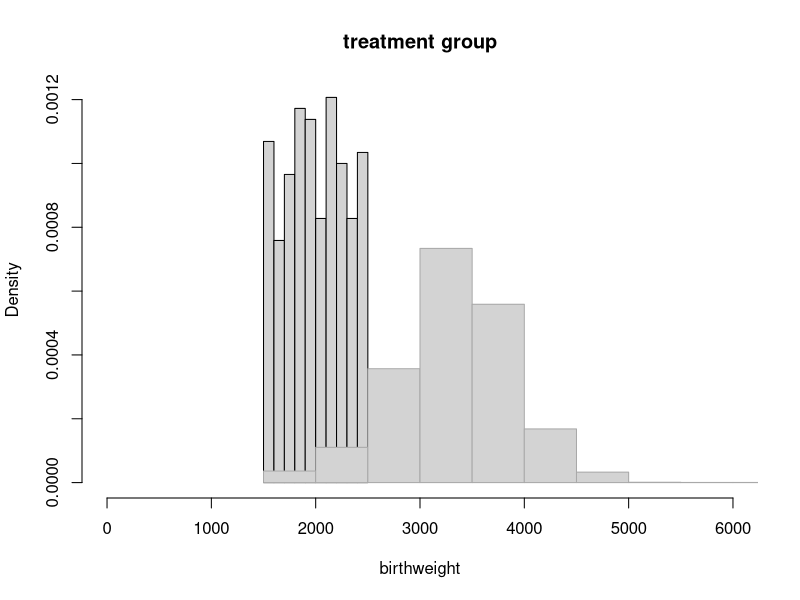
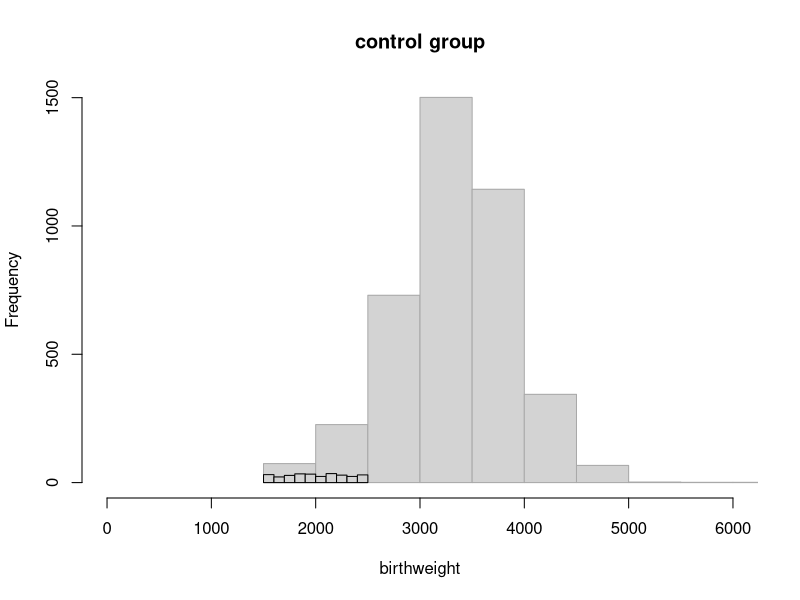
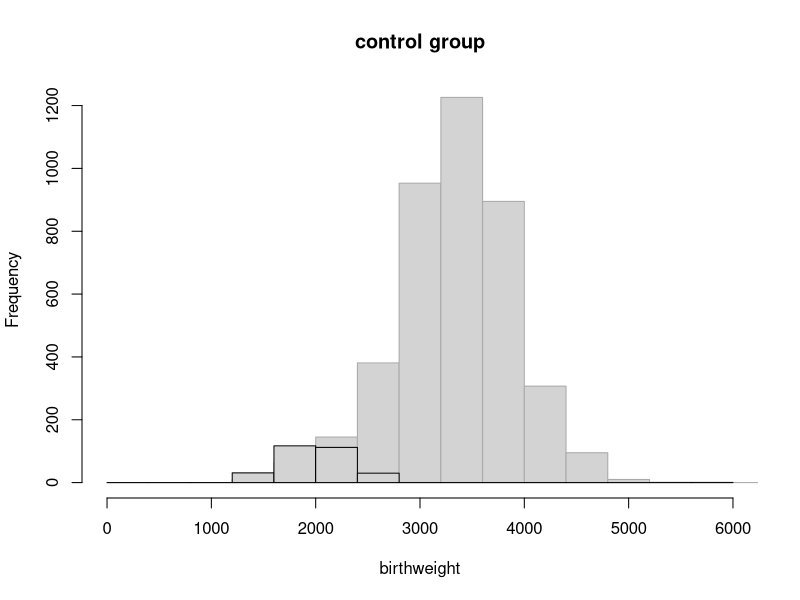
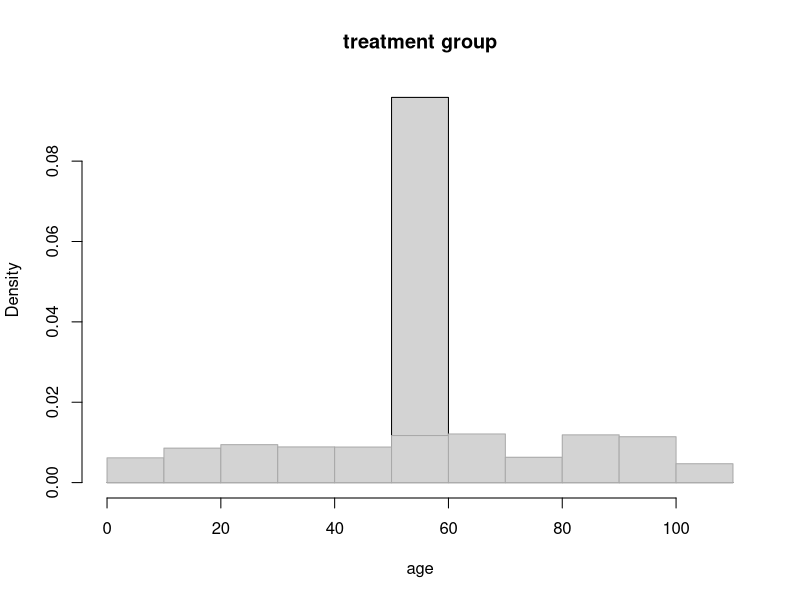
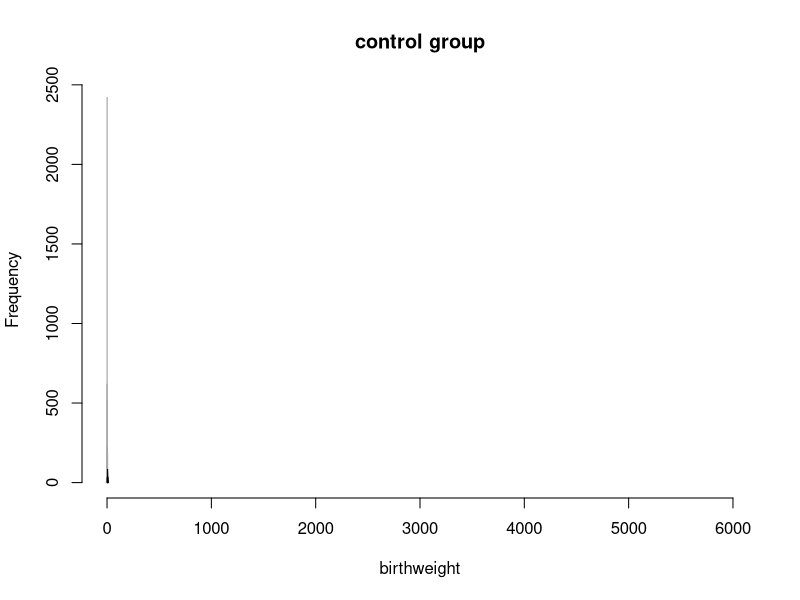
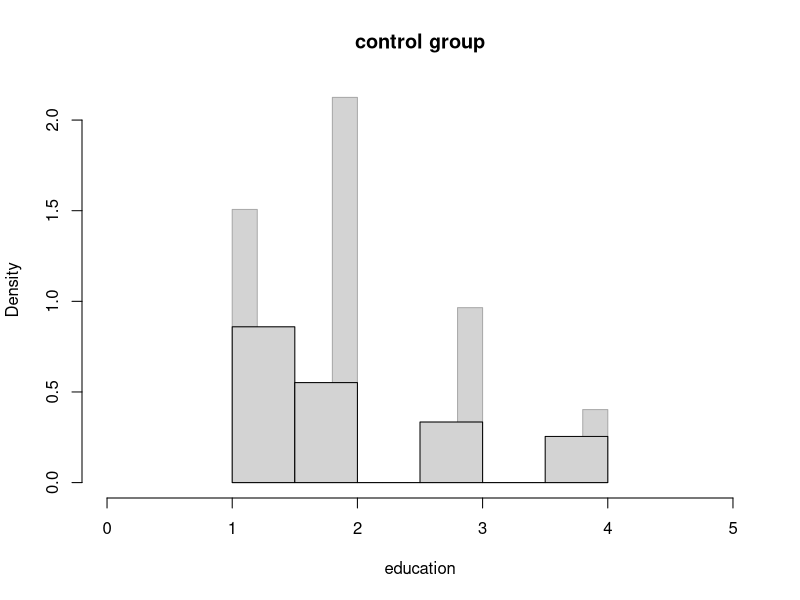
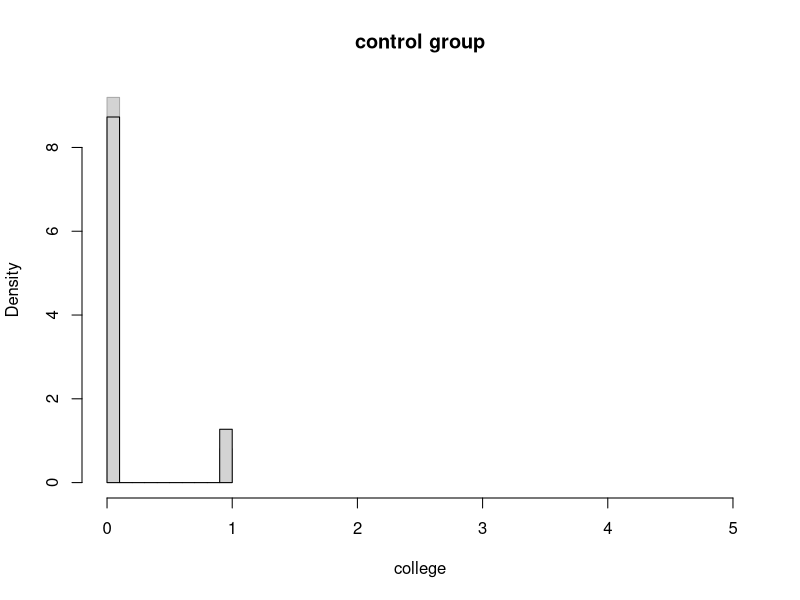
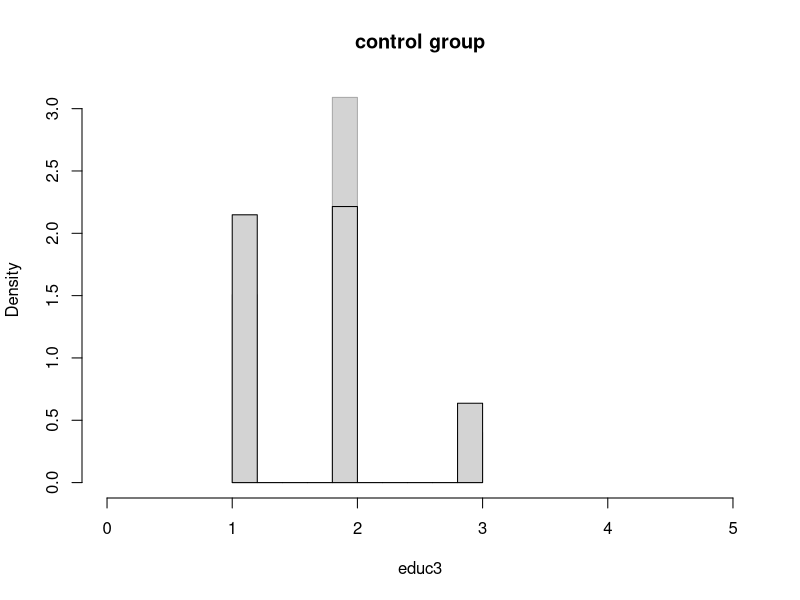

Write the R code that produced these figures, in order. (Note: this script raises an error after producing the figures.)
## ---- chunk 1
knitr::opts_chunk$set(echo=TRUE)
knitr::opts_chunk$set(include=TRUE)
knitr::opts_chunk$set(message=TRUE)
knitr::opts_chunk$set(warning=TRUE)
knitr::opts_chunk$set(tidy.opts=list(width.cutoff=80), tidy=TRUE)
knitr::opts_knit$set(root.dir='..')
## ---- chunk 2
library(arm)
library(knitr)
## ---- chunk 3
cc <- read.table("data/ihdp.nlsy.imp1.txt",header=T,sep="\t")
cc$treat <- cc$treat-1

cc$ethnic = cc$hispanic
cc$ethnic[cc$black==1]=2
cc$ethnic[cc$white==1]=3

cc$educ = cc$lths
cc$educ[cc$hs==1]=2
cc$educ[cc$ltcoll==1]=3
cc$educ[cc$college==1]=4
cc$educ3=cc$educ
cc$educ3[cc$educ>2]=cc$educ3[cc$educ>2]-1

cc$bwg=(cc$bw>2000)*1

cc$state=cc$st5
cc$state[cc$st9==1]=2
cc$state[cc$st12==1]=3
cc$state[cc$st25==1]=4
cc$state[cc$st36==1]=5
cc$state[cc$st42==1]=6
cc$state[cc$st48==1]=7
cc$state[cc$st53==1]=8

cc$state2=cc$state
cc$state2[cc$st5==1]=0

cc$state3=cc$state
cc$state3[cc$st53==1]=0

cc2 <- cc[cc$bw>1500,]

cc2$neg.bw = 2500 - cc2$bw
cc2$no.prenatal = 1-cc2$prenatal
cc2$b.unmarr = 1-cc2$b.marr

covs <- c("hispanic","black","white","b.marr","lths","hs","ltcoll","college","work.dur","prenatal","momage","sex","first","preterm","age","dayskidh","bw")
covs.st <- c("hispanic","black","white","b.marr","lths","hs","ltcoll","college","work.dur","prenatal","momage","sex","first","age","preterm","dayskidh","bw","unemp.rt","st5","st9","st12","st25","st36","st42","st48","st53")

covs.nba <- c("hispanic","black","white","b.marr","lths","hs","ltcoll","college",
             "work.dur","prenatal","momage","sex","first","age")
covs.ba <- c("dayskidh","bw","preterm")

cc2$bwT = (cc2$bw-1500)^2
#cc2$bwT = (cc2$neg.bw+5100)^2
cc2$dayskidT = log(cc2$dayskidh+1)
cc2$pretermT = (cc2$preterm+8)^2
cc2$momageT = (cc2$momage^2)

############################################
## make a dataset to investigate bias amplification
data.ba = cc2[,c("ppvtr.36", "treat", covs.ba,covs.nba)]
lm(data.ba)

data.nba = cc2[,c("ppvtr.36", "treat",covs.nba)]
lm(data.nba)
## ---- chunk 4
hist(cc2$bw[cc2$treat==1], xlim=c(0,6000), main="treatment group", xlab="birthweight", freq=F)
hist(cc2$bw[cc2$treat==0], xlim=c(0,6000), main="control group", xlab="birthweight", freq=F, add=T, border="darkgrey")

hist(cc2$bw[cc2$treat==0], xlim=c(0,6000), main="control group", xlab="birthweight", border="darkgrey")
hist(cc2$bw[cc2$treat==1], xlim=c(0,6000), main="treatment group", xlab="birthweight", add=T)

# breaks the same across groups
hist(cc2$bw[cc2$treat==0], xlim=c(0,6000), main="control group", xlab="birthweight", border="darkgrey", breaks=seq(0,8000,400))
hist(cc2$bw[cc2$treat==1], xlim=c(0,6000), main="treatment group", xlab="birthweight", add=T, breaks=seq(0,6000,400))

hist(cc2$age[cc2$treat==1], xlim=c(0,110), main="treatment group", xlab="age", breaks=seq(0,110,10), freq=F)
hist(cc2$age[cc2$treat==0], xlim=c(0,110), main="control group", xlab="age", border="darkgrey", add=T, breaks=seq(0,110,10), freq=F)

## now preterm
hist(cc2$preterm[cc2$treat==0], xlim=c(0,6000), main="control group",xlab="birthweight", border="darkgrey")
hist(cc2$preterm[cc2$treat==1], xlim=c(0,6000), main="treatment group",xlab="birthweight", add=T)

## now educ
hist(cc$educ[cc$treat==0], xlim=c(0,5), main="control group", xlab="education", border="darkgrey", freq=F)
hist(cc$educ[cc$treat==1], xlim=c(0,5), main="treatment group", xlab="education", add=T, freq=F)

hist(cc$college[cc$treat==0], xlim=c(0,5), main="control group", xlab="college", border="darkgrey", freq=F)
hist(cc$college[cc$treat==1], xlim=c(0,5), main="treatment group", xlab="college", add=T, freq=F)

hist(cc$educ3[cc$treat==0], xlim=c(0,5), main="control group", xlab="educ3", border="darkgrey", freq=F)
hist(cc$educ3[cc$treat==1], xlim=c(0,5), main="treatment group",  xlab="educ3", add=T, freq=F)
## ---- chunk 5
## plots actually used to illustrate distinctions between overlap and balance
# now age
plot(x=seq(0,5,.1), y=seq(0,1800,(1800/50)), bty="n", xaxt="n", yaxt="n", mgp=c(2,.5,0), xlab="mother's education", ylab="frequency", type="n", main="")
axis(1, 1:4)
axis(2, c(0,1000,2000))
hist(cc2$educ[cc$treat==0], xlim=c(0,5), main="", border="darkgrey", breaks=c(.5,1.5,2.5,3.5,4.5), add=T)
hist(cc2$educ[cc$treat==1], xlim=c(0,5), xlab="education", breaks=c(.5,1.5,2.5,3.5,4.5), add=T)

hist(cc2$age[cc2$treat==0], xlim=c(0,110), main="", xlab="age of child (months)", border="darkgrey", breaks=seq(0,110,10), mgp=c(2,.5,0))
hist(cc2$age[cc2$treat==1], xlim=c(0,110), xlab="", breaks=seq(0,110,10), add=T)
## ---- chunk 6
#covs <- c("hispanic","black","white","b.marr","lths","hs","ltcoll","college","work.dur","prenatal","momage","sex","first","preterm","age","dayskidh","bw","unemp.rt","st5","st9","st12","st25","st36","st42","st48","st53")
covs2 <- c("neg.bw","preterm","dayskidh","sex","first","age","black","hispanic","white","b.unmarr","lths","hs","ltcoll","college","work.dur","no.prenatal","momage") 
cov.nms <- c("negative birth weight","weeks preterm","days in hospital","male","first born","age","black","Hispanic","white","unmarried at birth","less than high school","high school graduate","some college","college graduate","worked during pregnancy","had no prenatal care","age at birth")

diff.means=matrix(0, length(covs2), 6)
for (i in 1:length(covs2)) {
	diff.means[i,1:2] <- c(
		mean(cc2[cc2$treat==1, covs2[i]]),
		mean(cc2[cc2$treat==0, covs2[i]])
		)
	diff.means[i,3] <- diff.means[i,1] - diff.means[i,2]
	diff.means[i,5] <- sqrt(var(cc2[cc2$treat==1, covs2[i]]) / sum(cc2$treat==1) + var(cc2[cc2$treat==0, covs2[i]]) / sum(cc2$treat==0))
	diff.means[i,6] <- sqrt((var(cc2[cc2$treat==1, covs2[i]]) + var(cc2[cc2$treat==0, covs2[i]])) / 2)
	diff.means[i,4] <- diff.means[i,3] / diff.means[i,6]
}
dimnames(diff.means) <- list(covs2, c("treat", "control", "diff", "diff.std", "se", "sd"))
round(diff.means, 2)
## ---- chunk 7
#need to jitter things a little

# birthweight
tmp <- lm(ppvtr.36~bw+treat, data=cc2)$coef
#plot(cc2$bw, cc2$ppvtr.36, xlab="birth weight", ylab="test score at age 3", cex=.8, mgp=c(2,.5,0), main="",type="n",xlim=c(1500,5000))
plot(cc2$bw, cc2$ppvtr.36, xlab="birth weight", ylab="test score at age 3", mgp=c(2,.5,0), main="", type="n", xlim=c(1500,5000), cex.axis=.75, cex.lab=.8, lab=c(3,5,7), xaxt="n")
axis(side=1, at=c(2000,3000,4000,5000), cex.axis=.75)
points(cc2$bw[cc2$treat==0] + runif(sum(cc2$treat==0), -.5,5), cc2$ppvtr.36[cc2$treat==0], col="darkgrey", pch=20, cex=.3)
points(cc2$bw[cc2$treat==1] + runif(sum(cc2$treat==1), -.5,5), cc2$ppvtr.36[cc2$treat==1], pch=20, cex=.3)
#curve(tmp[1]+tmp[2]*x,add=T,col="darkgrey",cex=2)
curve(tmp[1]+tmp[2]*x, add=T, lty=2)
curve(tmp[1]+tmp[3]+tmp[2]*x, add=T)
## ---- chunk 8
## also tried ineeds, age, momage (shows treats with no comps), momed (excellent
##overlap)

# income to needs
tmp <- lm(ppvtr.36~age+treat,data=cc2)$coef
plot(cc2$age, cc2$ppvtr.36, xlab="age of child (months) in year 2000", ylab="test scores at age 3", cex=.8, mgp=c(2,.5,0), main="data and estimated regression line", type="n")
points(cc2$age[cc2$treat==1], cc2$ppvtr.36[cc2$treat==1], pch=20, cex=.8)
points(cc2$age[cc2$treat==0], cc2$ppvtr.36[cc2$treat==0], cex=.8, pch=20, col="gray")
curve(tmp[1]+tmp[2]*x, add=T)
curve(tmp[1]+tmp[3]+tmp[2]*x, add=T)
## ---- chunk 9
tes.ns=matrix(0,4,4)
tes.ns[1,] <-  c(
	mean(cc2$ppvtr.36[cc2$treat==1 & cc2$lths==1]) - mean(cc2$ppvtr.36[cc2$treat==0 & cc2$lths==1]),
	sum(cc2$treat==1 & cc2$lths==1),
	sum(cc2$lths==1),
	var(cc2$ppvtr.36[cc2$treat==1 & cc2$lths==1]) / sum(cc2$treat==1 & cc2$lths==1) + var(cc2$ppvtr.36[cc2$treat==0 & cc2$lths==1]) / sum(cc2$treat==0 & cc2$lths==1)
	)
tes.ns[2,] <- c(
	mean(cc2$ppvtr.36[cc2$treat==1 & cc2$hs==1]) - mean(cc2$ppvtr.36[cc2$treat==0 & cc2$hs==1]),
	sum(cc2$treat==1 & cc2$hs==1),
	sum(cc2$hs==1),
	var(cc2$ppvtr.36[cc2$treat==1 & cc2$hs==1]) / sum(cc2$treat==1 & cc2$hs==1) + var(cc2$ppvtr.36[cc2$treat==0 & cc2$hs==1]) / sum(cc2$treat==0 & cc2$hs==1)
	)
tes.ns[3,] <- c(
	mean(cc2$ppvtr.36[cc2$treat==1 & cc2$ltcoll==1]) - mean(cc2$ppvtr.36[cc2$treat==0 & cc2$ltcoll==1]),
	sum(cc2$treat==1 & cc2$ltcoll==1),
	sum(cc2$ltcoll==1),
	var(cc2$ppvtr.36[cc2$treat==1 & cc2$ltcoll==1]) / sum(cc2$treat==1 & cc2$ltcoll==1) + var(cc2$ppvtr.36[cc2$treat==0 & cc2$ltcoll==1]) / sum(cc2$treat==0 & cc2$ltcoll==1)
	)
tes.ns[4,] <- c(
	mean(cc2$ppvtr.36[cc2$treat==1 & cc2$college==1]) - mean(cc2$ppvtr.36[cc2$treat==0 & cc2$college==1]),
	sum(cc2$treat==1 & cc2$college==1),
	sum(cc2$college==1),
	var(cc2$ppvtr.36[cc2$treat==1 & cc2$college==1]) / sum(cc2$treat==1 & cc2$college==1) + var(cc2$ppvtr.36[cc2$treat==0 & cc2$college==1]) / sum(cc2$treat==0 & cc2$college==1)
    )

temp <- tes.ns
rownames(temp) <- c('lths', 'hs', 'ltcoll', 'college')
# calc se from var
temp[,4] <- sqrt(tes.ns[,4])
kable(temp, digits=2, col.names=c('trt_eff', 'n_trt', 'n_ctrl', 'se'))
## ---- chunk 10
## now overall te.s and vars
c(tes.ns[,1]) %*% tes.ns[,2] / sum(tes.ns[,2])
# 7.03

c(tes.ns[,1]) %*% tes.ns[,3] / sum(tes.ns[,3])
# 6.46

sqrt((c(tes.ns[,2]^2) %*% (tes.ns[,4])) / (sum(tes.ns[,2])^2))
# .90

#num=(126^2)*(1.34^2) + (82^2)*(1.82^2) + (48^2)*(2.31^2) + (34^2)*(2.14^2)
num=(126^2)*(1.80) + (82^2)*(3.31) + (48^2)*(5.33) + (34^2)*(4.58)
denom= (126+82+48+34)^2

sqrt(num/denom)

reg.strat <- lm(ppvtr.36 ~ treat + as.factor(educ), data=cc2)
# 6.99
## ---- chunk 11
### by birthweight group
tes.ns2=matrix(0,2,3)
tes.ns2[1,] <- c(
	mean(cc2$ppvtr.36[cc2$treat==1 & cc2$bwg==1]) - mean(cc2$ppvtr.36[cc2$treat==0 & cc2$bwg==1]),
	sum(cc2$treat==1 & cc2$bwg==1),
	sum(cc2$bwg==1)
	)
tes.ns2[2,] <- c(
	mean(cc2$ppvtr.36[cc2$treat==1 & cc2$bwg==0]) - mean(cc2$ppvtr.36[cc2$treat==0 & cc2$bwg==0]),
	sum(cc2$treat==1 & cc2$bwg==0),
	sum(cc2$bwg==0)
	)

round(tes.ns2, 2)

#          [,1] [,2] [,3]
# [1,]  7.63621  142 4159
# [2,] 10.39012  235  352

c(tes.ns2[,1]) %*% tes.ns2[,2] / sum(tes.ns2[,2])
# 9.28

c(tes.ns2[,1]) %*% tes.ns2[,3] / sum(tes.ns2[,3])
# 7.8
## ---- chunk 12
covs <- c("bw","bwg","hispanic","black","white","b.marr","lths","hs","ltcoll","college","work.dur","prenatal","momage","sex","first","preterm","age","dayskidh" )

# spec from text
ps.fit.1 <- glm (treat ~ as.factor(educ) + as.factor(ethnic) +
                b.marr + work.dur + prenatal + momage + sex +
                first + preterm + age + dayskidh + bw + unemp.rt,
                data=cc2, family=binomial(link="logit"))
ps.fit.1 <- glm (treat ~ bwg + as.factor(educ) + bwg:as.factor(educ) + as.factor(ethnic) +
                b.marr + as.factor(ethnic):b.marr + work.dur + prenatal + preterm + age +
                momage + sex + first,
                data=cc2, family=binomial(link="logit"))
pscores1 <- ps.fit.1$linear
# matching w/o replacemennt
matches1 <- matching(z=cc2$treat, score=pscores1)
matched1 <- cc2[matches1$matched,]
ps1.mat <- pscores1[matches1$matched]

sum(pscores1[cc2$treat==1] > max(pscores1[cc2$treat==0]))

reg.st.ps <- lm(ppvtr.36 ~ treat + hispanic + black + b.marr + lths + hs + ltcoll + 
                  work.dur + prenatal + momage + sex + first + preterm + age + dayskidh + 
                  bw + unemp.rt + st5 + st9 + st12 + st25 + st36 + st42 + st48 + st53,
                  data=matched2)
round(summary(reg.st.ps)$coef[2,], digits=2)
# 10.3 (2.26)
########

diff.means.matched1=matrix(0, length(covs2), 6)
for (i in 1:length(covs2)) {
  diff.means.matched1[i,1:2] <- c(
    mean(matched1[matched1$treat==1,covs2[i]]),
    mean(matched1[matched1$treat==0,covs2[i]])
    )
  diff.means.matched1[i,3] <- diff.means.matched1[i,1] - diff.means.matched1[i,2]
  # note in next we still divide it by the standard deviation from full dataset
  diff.means.matched1[i,5] <- sqrt(var(matched1[matched1$treat==1, covs2[i]]) / sum(cc2$treat==1) + var(cc2[cc2$treat==0, covs2[i]]) / sum(cc2$treat==0))
  diff.means.matched1[i,6] <- sqrt((var(cc2[cc2$treat==1,covs2[i]]) + var(cc2[cc2$treat==0,covs2[i]])) / 2)
  diff.means.matched1[i,4] <- diff.means.matched1[i,3] / diff.means.matched1[i,6]
}
dimnames(diff.means.matched1) <- list(covs2,c("treat","control","diff","diff.std","se","sd"))
round(diff.means.matched1, 2)

covs2C <- c("neg.bw","preterm","dayskidh","age","momage") 

ratio.sds1=matrix(0, length(covs2C), 2)
for (i in 1:length(covs2C)) {
  ratio.sds1[i,1] <- c(
    sd(cc2[cc2$treat==1,covs2C[i]]) / sd(cc2[cc2$treat==0,
        covs2C[i]])
    )
  ratio.sds1[i,2] <- c(
    sd(matched1[matched1$treat==1,covs2C[i]]) / sd(matched1[matched1$treat==0,
        covs2C[i]])
    )
}
dimnames(ratio.sds1) <- list(covs2C, c("unmatched ratio","matched ratio"))
round(ratio.sds1, 2)


# but we won't use this in the paper -- will use the version in which the pscores
# also had the state indicators
reg.ps <- lm (ppvtr.36 ~ treat + hispanic + black + b.marr + lths + hs + ltcoll +
                work.dur + prenatal + momage + sex + first + preterm + age + dayskidh + bw,
                data=matched1)
round(summary(reg.ps)$coef[2,], digits=2)
# 10.3 (2.26)
########

name=cov.nms
est=diff.means[,3]
sd=diff.means[,6]
est2=diff.means.matched1[,3]
sd2=diff.means.matched1[,6]

J <- 20
#  data.locations = c(1.8,2.8,3.8,4.8,5.8,6.8,9:19)
data.locations = c(1.8,2.8,3.8,4.8,5.8,6.8, 8.9,9.9,10.9,12.2,13.5,14.5,15.5,16.5,17.9,18.9,19.9)
name.range <- .8
x.range <- range (c(est,est2)/c(sd,sd2))
x.range[2] <- x.range[2] +.3
A <- -x.range[1]/(x.range[2]-x.range[1])
B <- 1/(x.range[2]-x.range[1])
height <- .35*J
width <- 3*(name.range+1)
#

par(mar=c(0,0,0,0))
plot(c(-name.range,1), c(3,-J-2), bty="n", xlab="", ylab="",
      xaxt="n", yaxt="n", xaxs="i", yaxs="i", type="n")
text(-name.range, 2, "Predictor", adj=0, cex=1)
text(.5, 2, "Standardized Difference in Means", adj=.5, cex=1)
lines(c(0,1), c(0,0))
lines(c(A,A), c(0,-J-1), lty=2, lwd=.5)
ax <- pretty (x.range)
ax <- ax[(A+B*ax)>0 & (A+B*ax)<1]
segments(A + B*ax, -.1, A + B*ax, .1, lwd=.5)
text(A + B*ax, .7, ax, cex=1)
text(-name.range, -.9, "Child", adj=0, cex=1)
text(-name.range, -8, "Mother", adj=0, cex=1)
text(-name.range+.05, -data.locations, name, adj=0, cex=1)
points(A + B*(est/sd), -data.locations)
points(A + B*(est2/sd2), -data.locations, pch=20, cex=1.5)
#  if (bottom){
#    lines (c(0,1), c(-J-1,-J-1))
#    segments (A + B*ax, -J-1-.1, A + B*ax, -J-1+.1, lwd=.5)
#    text (A + B*ax, -J-1-.7, ax, cex=1)
#  }
dev.off()
## ---- chunk 13
covs <- c("bw","bwg","hispanic","black","white","b.marr","lths","hs","ltcoll","college","work.dur","prenatal","momage","sex","first","preterm","age","dayskidh" )


######  trying to fit a better model to deal with these issues

### transformed variables now created at top of file

ps.fit.2 <- glm(treat ~ bwg*as.factor(educ) + as.factor(ethnic)*b.marr +
                 work.dur + prenatal + preterm + age + momage + sex + 
                 first + bw + dayskidT + preterm + pretermT + momage + 
                 momageT + black*(bw + preterm +dayskidT) +  
                 b.marr*(bw + preterm +dayskidT),
               data=cc2,family=binomial) 

# additional spec?
ps.fit.2 <- glm(treat ~ work.dur + prenatal + preterm + age + momage + sex +
                  first + bwT + dayskidT + preterm + pretermT + momage +
                  as.factor(ethnic)*b.marr +
                  b.marr*hs + b.marr*college +
                  b.marr*dayskidT,
                  data=cc2, family=binomial)               

pscores2 <- ps.fit.2$linear
# matching w/o replacement
matches2 <- matching(z=cc2$treat, score=pscores2)
matched2 <- cc2[matches2$matched,]
ps2.mat <- pscores2[matches2$matched]

sum(pscores2[cc2$treat==1] > max(pscores2[cc2$treat==0]))
# 16

reg.ps <- lm(ppvtr.36 ~ treat + bw + bwg + hispanic + black + b.marr + lths + hs + ltcoll + 
               work.dur + prenatal + momage + sex + first + preterm + age + 
               dayskidh, data=matched2)
round(summary(reg.ps)$coef[2,], digits=2)
# 10.3 (1.55)

diff.means.matched2=matrix(0, length(covs2), 6)
for (i in 1:length(covs2)) {
  diff.means.matched2[i,1:2] <- c(
  	mean(matched2[matched2$treat==1,covs2[i]]),
  	mean(matched2[matched2$treat==0,covs2[i]])
  	)
  diff.means.matched2[i,3] <- diff.means.matched2[i,1] - diff.means.matched2[i,2]
  # note in next we still divide it by the standard deviation from full dataset
  diff.means.matched2[i,5] <- sqrt(var(matched2[matched2$treat==1, covs2[i]]) / sum(cc2$treat==1) + var(cc2[cc2$treat==0, covs2[i]]) / sum(cc2$treat==0))
  diff.means.matched2[i,6] <- sqrt((var(cc2[cc2$treat==1,covs2[i]]) + var(cc2[cc2$treat==0,covs2[i]])) / 2)
  diff.means.matched2[i,4] <- diff.means.matched2[i,3] / diff.means.matched2[i,6]
}
dimnames(diff.means.matched2) <- list(covs2,c("treat","control","diff","diff.std","se","sd"))
round(diff.means.matched2, 2)

covs2C <- c("neg.bw","preterm","dayskidh","age","momage") 

ratio.sds2=matrix(0, length(covs2C), 2)
for (i in 1:length(covs2C)) {
  ratio.sds2[i,1] <- c(
  	sd(cc2[cc2$treat==1,covs2C[i]]) / sd(cc2[cc2$treat==0,
  		covs2C[i]])
  	)
  ratio.sds2[i,2] <- c(
  	sd(matched2[matched2$treat==1,covs2C[i]]) / sd(matched2[matched2$treat==0,
  		covs2C[i]])
  	)
}
dimnames(ratio.sds2) <- list(covs2C, c("unmatched ratio","matched ratio"))
round(ratio.sds2, 2)


# but we won't use this in the paper -- will use the version in which the pscores
# also had the state indicators
reg.st.ps <- lm(ppvtr.36 ~ treat + hispanic + black + b.marr + lths + hs + ltcoll + 
                  work.dur + prenatal + momage + sex + first + preterm + age + dayskidh + 
                  bw + unemp.rt + st5 + st9 + st12 + st25 + st36 + st42 + st48 + st53,
                  data=matched2)
round(summary(reg.st.ps)$coef[2,], digits=2)
# 10.3 (2.26)
########

name=cov.nms
est=diff.means[,3]
sd=diff.means[,6]
est2=diff.means.matched2[,3]
sd2=diff.means.matched2[,6]

J <- 20
#  data.locations = c(1.8,2.8,3.8,4.8,5.8,6.8,9:19)
data.locations = c(1.8,2.8,3.8,4.8,5.8,6.8, 8.9,9.9,10.9,12.2,13.5,14.5,15.5,16.5,17.9,18.9,19.9)
name.range <- .8
x.range <- range (c(est,est2)/c(sd,sd2))
x.range[2] <- x.range[2] +.3
A <- -x.range[1]/(x.range[2]-x.range[1])
B <- 1/(x.range[2]-x.range[1])
height <- .35*J
width <- 3*(name.range+1)
#

par(mar=c(0,0,0,0))
plot(c(-name.range,1), c(3,-J-2), bty="n", xlab="", ylab="",
      xaxt="n", yaxt="n", xaxs="i", yaxs="i", type="n")
text(-name.range, 2, "Predictor", adj=0, cex=1)
text(.5, 2, "Standardized Difference in Means", adj=.5, cex=1)
lines(c(0,1), c(0,0))
lines(c(A,A), c(0,-J-1), lty=2, lwd=.5)
ax <- pretty (x.range)
ax <- ax[(A+B*ax)>0 & (A+B*ax)<1]
segments(A + B*ax, -.1, A + B*ax, .1, lwd=.5)
text(A + B*ax, .7, ax, cex=1)
text(-name.range, -.9, "Child", adj=0, cex=1)
text(-name.range, -8, "Mother", adj=0, cex=1)
text(-name.range+.05, -data.locations, name, adj=0, cex=1)
points(A + B*(est/sd), -data.locations)
points(A + B*(est2/sd2), -data.locations, pch=20, cex=1.5)
#  if (bottom){
#    lines (c(0,1), c(-J-1,-J-1))
#    segments (A + B*ax, -J-1-.1, A + B*ax, -J-1+.1, lwd=.5)
#    text (A + B*ax, -J-1-.7, ax, cex=1)
#  }
dev.off()
## ---- chunk 14
##########
### plot of overlap in pscores

##### THIS NEXT IN PAPER (AFTER CONVERTING TO PDF AND CROPPING)
par(mfrow=c(1,2))
par(mar=c(4,2,4,2))
hist(pscores2[cc2$treat==1], xlim=c(-50,max(pscores2)+5),
     main="before matching", xlab="propensity score", freq=F,
     cex.main=1.2, cex.lab=1.2)
hist(pscores2[cc2$treat==0 & pscores2>(-50)], main="", col="grey", border="grey",
     freq=F, add=T)
hist(pscores2[cc2$treat==1], xlim=c(-50,max(pscores2)+5),
     main="before matching", xlab="propensity score", freq=F,
     cex.main=1.2, cex.lab=1.2, add=TRUE)
hist(ps2.mat[matched2$treat==1], xlim=c(min(ps2.mat)-2,7), main="after matching",
     xlab="propensity score", freq=F,cex.main=1.2, cex.lab=1.2)
#hist(ps2.mat[matched2$treat==1],xlim=c(-40,7),main="after matching",
#     xlab="propensity score",freq=F,cex.main=1.2,cex.lab=1.2)
hist(ps2.mat[matched2$treat==0], main="", freq=F, add=T, col="grey", border="grey")
hist(ps2.mat[matched2$treat==1], freq=F, cex.main=1.2, cex.lab=1.2, add=TRUE)
dev.off()

sum(pscores2<(-50))
# 6 controls deleted from the plot to aid in seeing differences across groups
### plot of overlap in pscores FREQUENCY NOT DENSITY

par(mfrow=c(1,2))
par(mar=c(4,2,4,2))
hist(pscores2[cc2$treat==0],
	xlim=c(min(pscores2),max(pscores2)), main="before matching", xlab="propensity score",
     nclass=20, border="darkgrey", cex.main=1.2, cex.lab=1.2, col="darkgrey")
hist(pscores2[cc2$treat==1], add=T)
hist(ps2.mat[matched2$treat==0],
	xlim=c(min(ps2.mat)-2, max(pscores2)), main="after matching", xlab="propensity score",
     nclass=10, border="grey", cex.main=1.2, cex.lab=1.2, col="grey")
hist(ps2.mat[matched2$treat==1], nclass=20, add=T)
dev.off()

pscores2I=invlogit(pscores2)
par(mfrow=c(1,2))
par(mar=c(4,2,4,2))
hist(pscores2I[cc2$treat==0&pscores2I>.01],
	xlim=c(0.01,1), main="before matching", xlab="propensity score",
     nclass=50, border="darkgrey", cex.main=1.2, cex.lab=1.2, col="darkgrey")
hist(pscores2I[cc2$treat==1], add=T, nclass=50)
hist(invlogit(ps2.mat[matched2$treat==0]), xlim=c(0.01,1), main="after matching", xlab="propensity score",
     nclass=50, border="darkgrey", cex.main=1.2, cex.lab=1.2, col="darkgrey")
hist(invlogit(ps2.mat[matched2$treat==1]), nclass=50, add=T)
dev.off()

sum(pscores2I<.01)
# removing the 3652 observations from the plot with pscores<.01

sum(pscores2[cc2$treat==1] > max(pscores2[cc2$treat==0]))
## ---- chunk 15
### overfit diagnostic
set.seed(1234)
cc2.refit = cbind.data.frame(cc2, treat.rand = rbinom(nrow(cc2), 1, mean(cc2$treat)))  
ps.refit.2 <- glm(treat.rand ~ work.dur + prenatal + preterm + age + momage + sex + 
                  first + bwT + dayskidT + preterm + pretermT + momage +
                  as.factor(ethnic)*b.marr + 
                  b.marr*hs + b.marr*college +
                  b.marr*dayskidT,
                data=cc2.refit, family=binomial)             
#ps.refit.2 <- glm(treat ~ work.dur + prenatal + preterm + age + momage + sex + 
#                  first + bwT + dayskidT + preterm + pretermT + momage +
#                  as.factor(ethnic)*b.marr + b.marr*hs + b.marr*college +
#                  b.marr*dayskidT,
#                 data=cc2.refit,family=binomial) 

pscores2.rf = ps.refit.2$linear
pscores2I.rf=invlogit(pscores2.rf)


par(mfrow=c(2,1))
par(mar=c(4,2,4,2))
hist(pscores2I.rf[cc2.refit$treat.rand==0], xlim=c(0.0,.25), main="before matching", xlab="propensity score",
     nclass=20, border="darkgrey", cex.main=1.2, cex.lab=1.2, col="darkgrey", freq=FALSE)
hist(pscores2I.rf[cc2.refit$treat.rand==1], add=T, nclass=20, freq=FALSE)
hist(pscores2.rf[cc2.refit$treat.rand==0], xlim=c(min(pscores2.rf), max(pscores2.rf)), main="before matching", xlab="propensity score",
     nclass=20, border="darkgrey", cex.main=1.2, cex.lab=1.2, col="darkgrey", freq=FALSE)
hist(pscores2.rf[cc2.refit$treat.rand==1], add=T,  nclass=20, freq=FALSE)
#hist(invlogit(ps2.mat[matched2$treat==0]),xlim=c(0.03,1),main="after matching",xlab="propensity score",
#     nclass=100,border="darkgrey",cex.main=1.2,cex.lab=1.2,col="darkgrey")
#hist(invlogit(ps2.mat[matched2$treat==1]),nclass=100,add=T)

hist(pscores2.rf[cc2.refit$treat.rand==0], xlim=c(-4,-1.5), ylim=c(0,2), main="before matching",
     xlab="propensity score", nclass=20, border="darkgrey", cex.main=1.2, cex.lab=1.2, col="darkgrey", freq=FALSE)
hist(pscores2.rf[cc2.refit$treat.rand==1], add=T, nclass=20, freq=FALSE)

# evaluate wrt the randomization distribution
sum(pscores2.rf[cc2.refit$treat.rand==1] > max(pscores2.rf[cc2.refit$treat.rand==0]))

niters=1000
not.comm=rep(0,niters)
for(i in 1:niters){
    cc2.refit.i = cbind.data.frame(cc2, treat.rand = rbinom(nrow(cc2),1,mean(cc2$treat)))  
    ps.refit.2.i <- glm(treat.rand ~ work.dur + prenatal + preterm + age + momage + sex + 
                      first + bwT + dayskidT + preterm + pretermT + momage +
                      as.factor(ethnic)*b.marr + 
                      b.marr*hs + b.marr*college +
                      b.marr*dayskidT,
                      data=cc2.refit.i, family=binomial)
    pscores2.rf.i = ps.refit.2.i$linear
    not.comm[i] = sum(pscores2.rf.i[cc2.refit.i$treat.rand==1] > max(pscores2.rf.i[cc2.refit.i$treat.rand==0]))
}
## ---- chunk 16
#################
#### and a third version to deal with the geographic location  DOESN'T WORK WELL -- WON'T USE
ps.fit.3 <- glm(treat ~ work.dur + prenatal + preterm + age + momage + sex + 
                  first + bwT + dayskidT + preterm + pretermT + momage +
                  as.factor(ethnic)*b.marr + 
                  b.marr*hs + b.marr*college +
                  b.marr*dayskidT +          
                  st5 + st9 + st12 + st25 + st36 + st42 + st48 + st53,
                data=cc2, family=binomial)                 
#ps.fit.3 <- glm(treat ~ work.dur + prenatal + preterm + age + momage + sex + 
#                 first + bwT + dayskidT + preterm + pretermT + momage +
#                 as.factor(ethnic)*b.marr + b.marr*hs + b.marr*college +
#                 b.marr*dayskidT +               
#                 st5 + st9 + st12 + st25 + st36 + st42 + st48 + st53,
#               data=cc2,family=binomial) 
# 10.22

pscores3 <- ps.fit.3$linear
matches3 <- matching(z=cc2$treat, score=pscores3)
matched3 <- cc2[matches3$matched,]
ps3.mat <- pscores3[matches3$matched]

reg.st.ps <- lm(ppvtr.36 ~ treat + hispanic + black + b.marr + lths + hs + ltcoll + 
               work.dur + prenatal + momage + sex + first + preterm + age + dayskidh +
               bw + st5 + st9 + st12 + st25 + st36 + st42 + st48 + st53,
               data=matched3)
round(summary(reg.st.ps)$coef[2,], digits=2)
# 8.92 (2.09)
## ---- chunk 17
#umemp.rt?
diff.means.matched3=matrix(0, length(covs2), 6)
for (i in 1:length(covs2)) {
    diff.means.matched3[i,1:2] <- c(
    	mean(matched3[matched3$treat==1,covs2[i]]),
    	mean(matched3[matched3$treat==0,covs2[i]])
    	)
    diff.means.matched3[i,3] <- diff.means.matched3[i,1] - diff.means.matched3[i,2]
    # note in next we still divide it by the standard deviation from full dataset
    diff.means.matched3[i,5] <- sqrt(var(matched3[matched3$treat==1,covs2[i]]) / sum(cc2$treat==1) + var(cc2[cc2$treat==0,covs2[i]]) / sum(cc2$treat==0))
    diff.means.matched3[i,6] <- sqrt((var(cc2[cc2$treat==1,covs2[i]]) + var(cc2[cc2$treat==0,covs2[i]])) / 2)
    diff.means.matched3[i,4] <- diff.means.matched3[i,3] / diff.means.matched3[i,6]
}
dimnames(diff.means.matched3) <- list(covs2,c("treat","control","diff","diff.std","se","sd"))
round(diff.means.matched3,2)

ratio.sds3=matrix(0, length(covs2), 2)
for (i in 1:length(covs2)) {
    ratio.sds3[i,1] <- c(
    	sd(cc2[cc2$treat==1,covs2[i]]) / sd(cc2[cc2$treat==0,
    		covs2[i]])
    	)
    ratio.sds3[i,2] <- c(
    	sd(matched3[matched3$treat==1,covs2[i]]) / sd(matched3[matched3$treat==0,
    		covs2[i]])
    	)
}
dimnames(ratio.sds3) <- list(covs2, c("unmatched ratio","matched ratio"))
round(ratio.sds3, 2)
